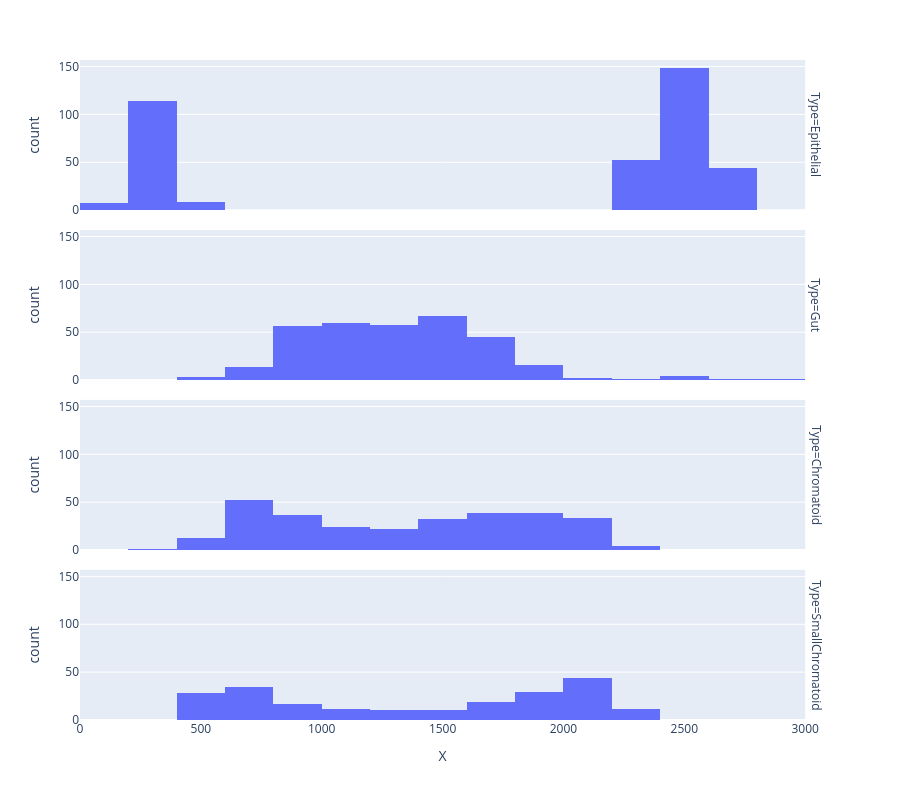

The notebook cell this image was saved under:
### Code cell
px.histogram(aadf[aadf['Type'].isin(['SmallChromatoid', 'Chromatoid', 'Gut', 'Epithelial'])], x='X', facet_row='Type', 
             height=800, nbins=20, category_orders={'Type':['Epithelial', 'Gut', 'Chromatoid', 'SmallChromatoid']})

### Figure 1 — Plotly figure (JSON) as saved in the notebook; plotly's stock layout.template omitted (floating-point values rounded to 4 significant figures; data arrays with more than 128 entries replaced by an {"elided": "..."} marker saying what was removed)
{"data": [{"alignmentgroup": "True", "bingroup": "x", "hovertemplate": "Type=Epithelial<br>X=%{x}<br>count=%{y}<extra></extra>", "legendgroup": "", "marker": {"color": "#636efa"}, "name": "", "nbinsx": 20, "offsetgroup": "", "orientation": "v", "showlegend": false, "type": "histogram", "x": {"elided": "375 float values"}, "xaxis": "x4", "yaxis": "y4"}, {"alignmentgroup": "True", "bingroup": "x", "hovertemplate": "Type=Gut<br>X=%{x}<br>count=%{y}<extra></extra>", "legendgroup": "", "marker": {"color": "#636efa"}, "name": "", "nbinsx": 20, "offsetgroup": "", "orientation": "v", "showlegend": false, "type": "histogram", "x": {"elided": "328 float values"}, "xaxis": "x3", "yaxis": "y3"}, {"alignmentgroup": "True", "bingroup": "x", "hovertemplate": "Type=Chromatoid<br>X=%{x}<br>count=%{y}<extra></extra>", "legendgroup": "", "marker": {"color": "#636efa"}, "name": "", "nbinsx": 20, "offsetgroup": "", "orientation": "v", "showlegend": false, "type": "histogram", "x": {"elided": "297 float values"}, "xaxis": "x2", "yaxis": "y2"}, {"alignmentgroup": "True", "bingroup": "x", "hovertemplate": "Type=SmallChromatoid<br>X=%{x}<br>count=%{y}<extra></extra>", "legendgroup": "", "marker": {"color": "#636efa"}, "name": "", "nbinsx": 20, "offsetgroup": "", "orientation": "v", "showlegend": false, "type": "histogram", "x": {"elided": "213 float values"}, "xaxis": "x", "yaxis": "y"}], "layout": {"annotations": [{"font": {}, "showarrow": false, "text": "Type=SmallChromatoid", "textangle": 90, "x": 0.98, "xanchor": "left", "xref": "paper", "y": 0.1138, "yanchor": "middle", "yref": "paper"}, {"font": {}, "showarrow": false, "text": "Type=Chromatoid", "textangle": 90, "x": 0.98, "xanchor": "left", "xref": "paper", "y": 0.3712, "yanchor": "middle", "yref": "paper"}, {"font": {}, "showarrow": false, "text": "Type=Gut", "textangle": 90, "x": 0.98, "xanchor": "left", "xref": "paper", "y": 0.6288, "yanchor": "middle", "yref": "paper"}, {"font": {}, "showarrow": false, "text": "Type=Epithelial", "textangle": 90, "x": 0.98, "xanchor": "left", "xref": "paper", "y": 0.8862, "yanchor": "middle", "yref": "paper"}], "barmode": "relative", "height": 800, "legend": {"tracegroupgap": 0}, "margin": {"t": 60}, "xaxis": {"anchor": "y", "domain": [0, 0.98], "title": {"text": "X"}}, "xaxis2": {"anchor": "y2", "domain": [0, 0.98], "matches": "x", "showticklabels": false}, "xaxis3": {"anchor": "y3", "domain": [0, 0.98], "matches": "x", "showticklabels": false}, "xaxis4": {"anchor": "y4", "domain": [0, 0.98], "matches": "x", "showticklabels": false}, "yaxis": {"anchor": "x", "domain": [0, 0.2275], "title": {"text": "count"}}, "yaxis2": {"anchor": "x2", "domain": [0.2575, 0.485], "matches": "y", "title": {"text": "count"}}, "yaxis3": {"anchor": "x3", "domain": [0.515, 0.7425], "matches": "y", "title": {"text": "count"}}, "yaxis4": {"anchor": "x4", "domain": [0.7725, 1], "matches": "y", "title": {"text": "count"}}}}
